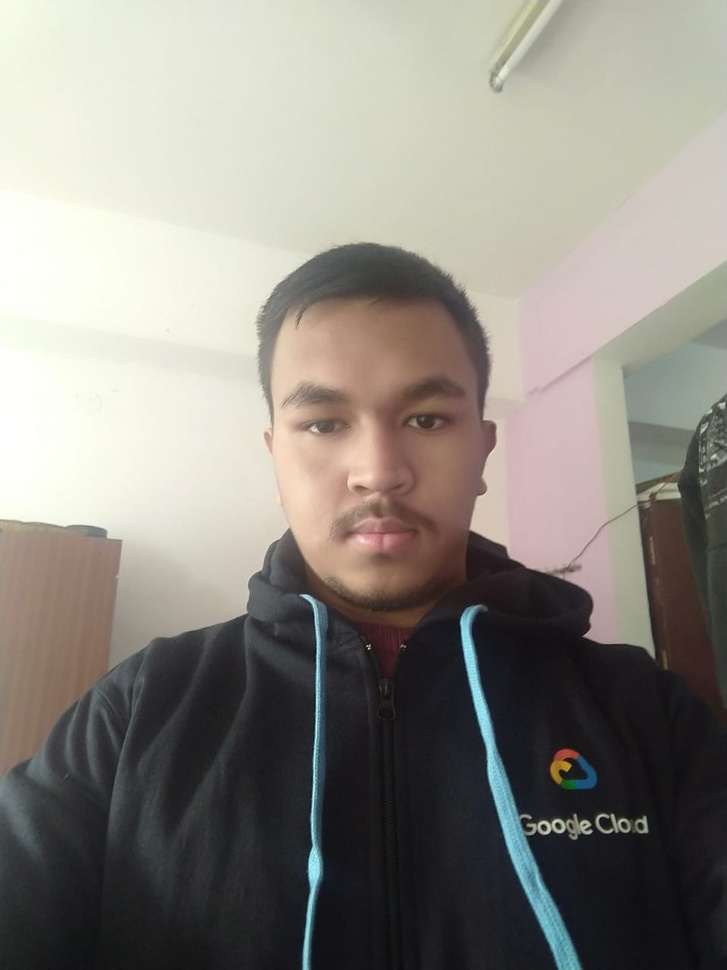
#> input picture python_opencv_pencil_sketch/picture.jpeg, 727 x 970 px, shrunk from 960 x 1280 before the run, given in place of picture.jpg, which was not available
$ python main.py
#> lines starting #> are read from the running program, lines starting #| are printed output that depends on the picture; pictures that were not available may be replaced by others from this repository, and a replacement may not be noted
import cv2
import sys

image=cv2.imread("picture.jpg")
#> image is the input picture: shape (970, 727, 3); mean B, G, R 129.1, 136.2, 140

grayImage = cv2.cvtColor(image, cv2.COLOR_BGR2GRAY)
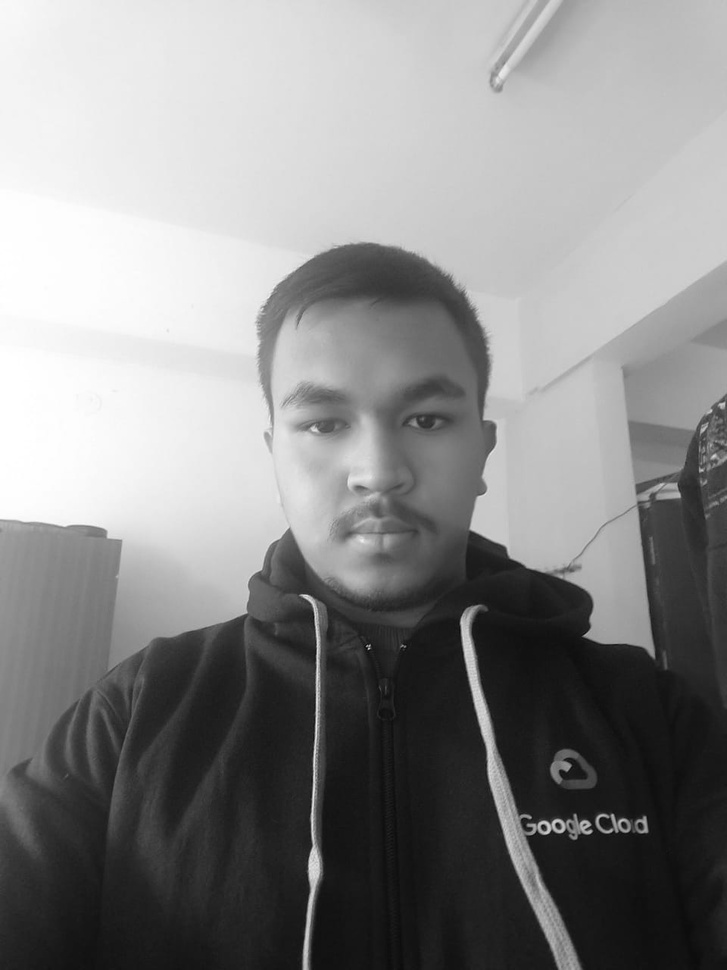
#> grayImage: shape (970, 727); min 5, max 255, mean 136.5
grayImageInv = 255-grayImage
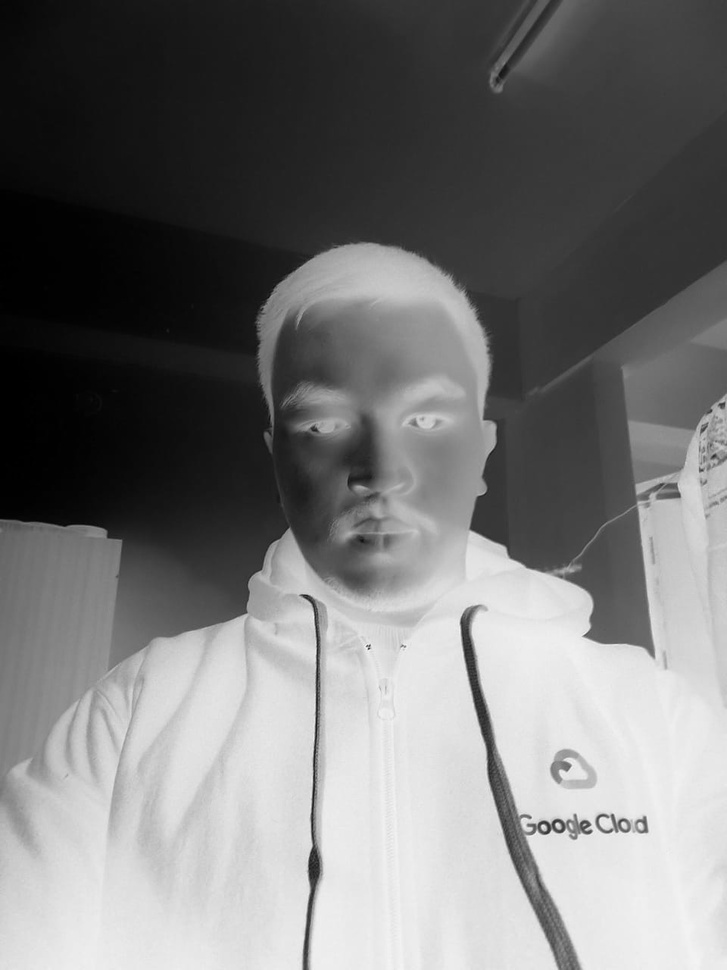
#> grayImageInv: shape (970, 727); min 0, max 250, mean 118.5
grayImageInv = cv2.GaussianBlur(grayImageInv, (61,61), 0) #adjust according to your need.
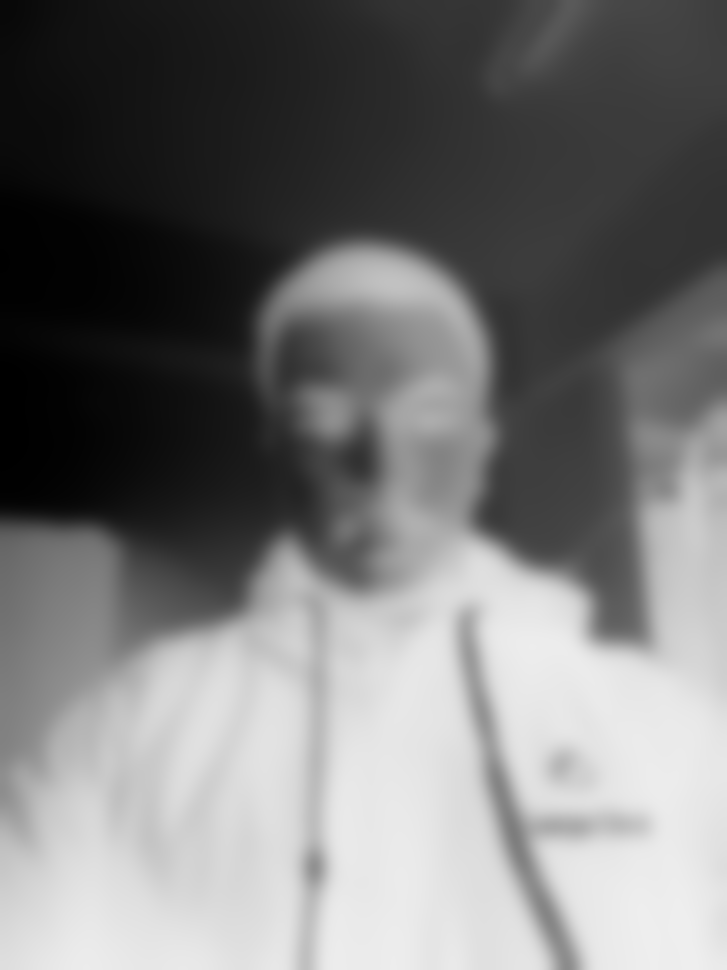
#> grayImageInv: shape (970, 727); min 0, max 238, mean 118.5
output = cv2.divide(grayImage, 255-grayImageInv, scale=256.0) #adjust according to your need.
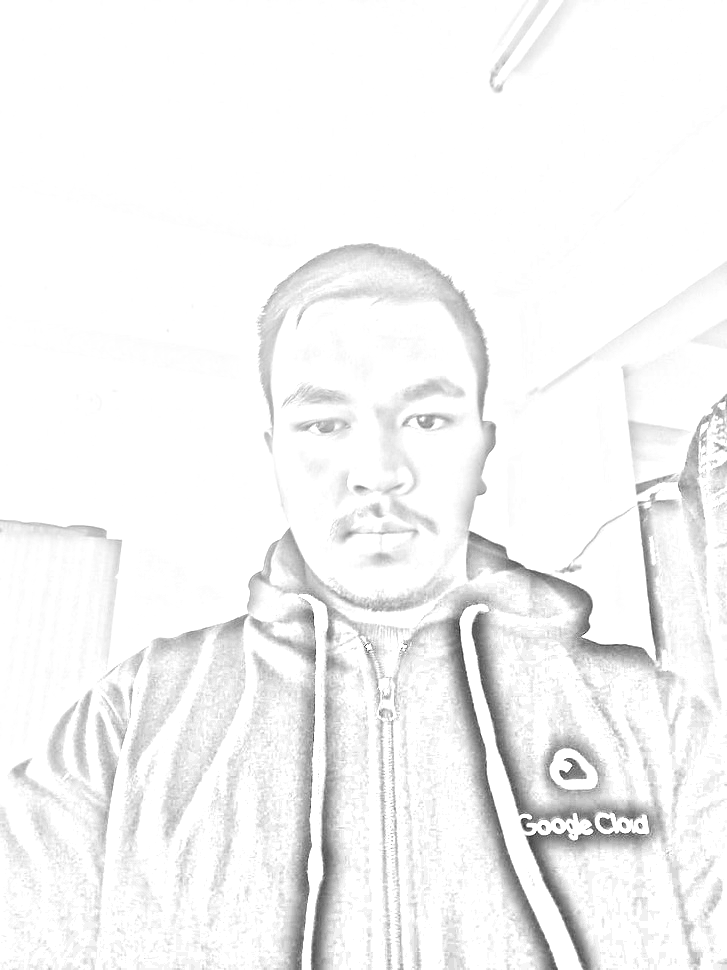
#> output: shape (970, 727); min 30, max 255, mean 244.6
cv2.namedWindow("image", cv2.WINDOW_AUTOSIZE)
cv2.namedWindow("pencilsketch", cv2.WINDOW_AUTOSIZE)
cv2.imshow("image", image)
cv2.imshow("pencilsketch", output)
cv2.imwrite("Output.jpg",output)
cv2.waitKey(0)
cv2.destroyAllWindows()
